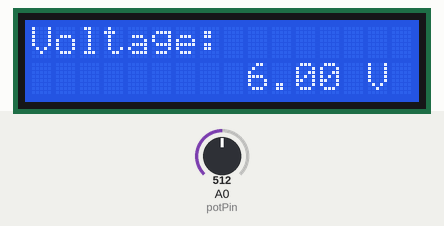
Simulated run of this sketch. Board: Arduino Uno, built with avr-gcc and run on an emulated ATmega328P. On the bench: 16×2 character LCD. Inputs (shaded band) come from the test bench; at power-on: A0 (potPin) = 512.

Above: at 1.2 s.
1.3 s: A0 (potPin) set to 716
2.8 s: A0 (potPin) set to 900
At 3.8 s:
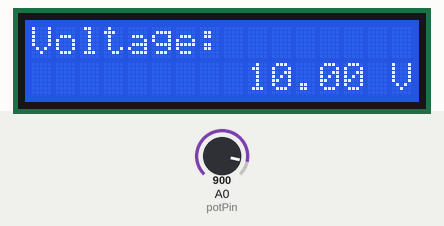
4.4 s: A0 (potPin) set to 869
5.9 s: A0 (potPin) set to 835
At 6.7 s:
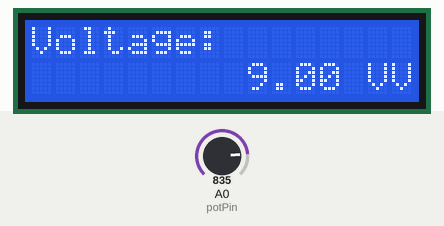
Timing chart, 0 to 8.5 s (numbered marks = the images above; inputs shaded):
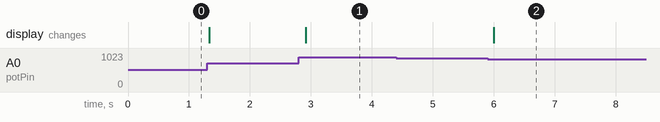

Measured:
- the behaviour switches between 853 and 852 on A0 (potPin) (found by bisection; images 1 and 2)
- after the input at 2.8 s, the display: changes after 0.12 s (image 1)
- after the input at 4.4 s, every drawn part: stays the same
- after the input at 5.9 s, the display: changes after 0.10 s (image 2)

The sketch:

DVM_Potentiometer.ino
```cpp
#include <Wire.h>
#include <LiquidCrystal_I2C.h>

LiquidCrystal_I2C lcd(0x27, 16, 2);  // Set the LCD I2C address and size (16x2)

const int potPin = A0;  // Analog input pin for potentiometer

void setup() {
  lcd.init();                      // Initialize the LCD
  lcd.backlight();                 // Turn on the backlight
  lcd.clear();                     // Clear the LCD screen
  lcd.setCursor(0, 0);            // Set cursor to the first row
  lcd.print("Voltage:");          // Display "Voltage:" on the first row

  pinMode(potPin, INPUT);          // Set the potPin as an input
  Serial.begin(9600);              // Initialize the serial communication
}

void loop() {
  //float voltage;

  int rawValue = analogRead(potPin);  // Read analog value from potentiometer
  float voltage = map(rawValue, 0, 1023.0, 0, 12.0);  // Map the raw value to voltage range

  lcd.setCursor(9, 1);            // Set cursor to the second row, column 9
  lcd.print("      ");            // Clear the previous reading
  lcd.setCursor(9, 1);            // Set cursor to the second row, column 9
  lcd.print(voltage, 2);          // Display the voltage with 2 decimal places
  lcd.print(" V");                // Display the voltage unit

  delay(100);                      // Delay for a short time to reduce display flicker
}
```
